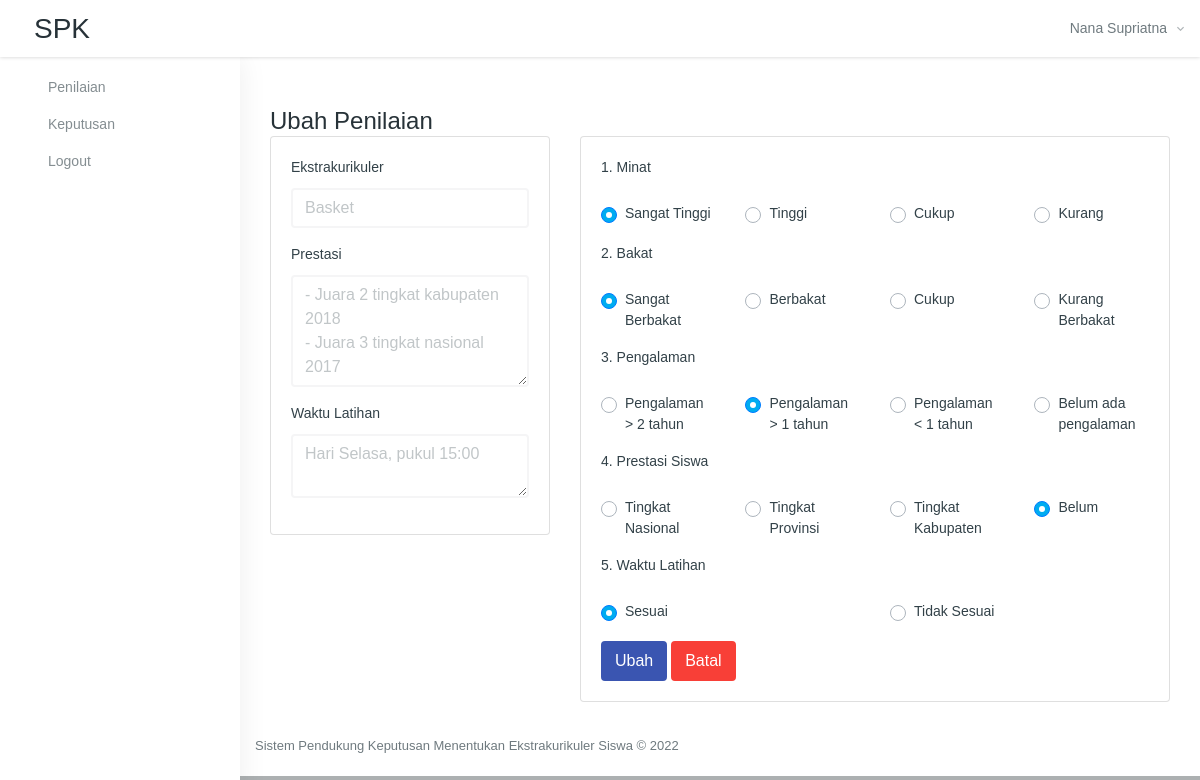
The app's page /penilaian/ubah_penilaian/A1 (signed in) with its own data.
### tables this page shows
CREATE TABLE `alternatif`  (
  `kode_alternatif` varchar(16) NOT NULL,
  `nama_alternatif` varchar(255) NULL DEFAULT NULL,
  `waktu_latihan` varchar(64) NULL DEFAULT NULL,
  `prestasi` text NULL,
  `status` int(1) NULL DEFAULT 1,
  `created_at` datetime(0) NULL DEFAULT current_timestamp(0),
  `updated_at` datetime(0) NULL DEFAULT NULL ON UPDATE CURRENT_TIMESTAMP(0),
  PRIMARY KEY (`kode_alternatif`) USING BTREE
);

CREATE TABLE `kriteria`  (
  `kode_kriteria` varchar(4) NOT NULL,
  `nama_kriteria` varchar(20) NOT NULL,
  `tipe` varchar(7) NOT NULL,
  `bobot` int(1) NOT NULL,
  `created_at` datetime(0) NOT NULL DEFAULT current_timestamp(0),
  PRIMARY KEY (`kode_kriteria`) USING BTREE
);

CREATE TABLE `opsi`  (
  `id` int(11) NOT NULL AUTO_INCREMENT,
  `kode_kriteria` varchar(16) NULL DEFAULT NULL,
  `opsi` text NOT NULL,
  `nilai` int(2) NOT NULL,
  PRIMARY KEY (`id`) USING BTREE
);

### core/functions.php (called while the page is built, shortened)
<?php
function view($view, $data = [])
{
    extract($data);
    require "../app/view/" . $view . ".php";
}
function base_url($url = '')
{
    return str_replace('public/', '', BASE_URL) . trim($url, '/');
}
function session_get($key)
{
    if ($key && isset($_SESSION[$key])) {
        return isset($_SESSION[$key]) ? $_SESSION[$key] : '';
    }
}

### app/classes/Penilaian.php (called while the page is built, shortened)
<?php
class Penilaian
{
    protected $_db;
    public function __construct()
    {
        $this->_db = new Database();
    }
    public function ubah_penilaian($kode)
    {
        $kode_pengguna = $_SESSION['nip'];
        $data['alternatif'] = $this->_db->other_query("SELECT * FROM alternatif WHERE kode_alternatif = '$kode'");
        $penilaian = $this->_db->other_query("SELECT * FROM penilaian WHERE kode_pengguna = '$kode_pengguna' AND kode_alternatif = '$kode'", 2);
        $data_kriteria = [];
        $kriteria = $this->_db->other_query("SELECT * FROM kriteria", 2);
        foreach($kriteria as $key => $row) {
            $opsi = $this->_db->other_query("SELECT * FROM opsi WHERE kode_kriteria = '$row[kode_kriteria]'", 2);
            foreach ($opsi as $key_opsi => $value) {
                $opsi_penilaian = $this->_db->other_query("SELECT nilai FROM penilaian WHERE kode_pengguna = '$kode_pengguna' AND kode_alternatif = '$kode' AND kode_kriteria = '$row[kode_kriteria]'")->nilai;
                if($opsi_penilaian == $value['nilai']) {
                    $checked = 'checked';
                }else{
                    $checked = '';
                }
                $opsi[$key_opsi]['checked'] = $checked;
            }
            $data_kriteria[] = [
                'kode_kriteria' => $row['kode_kriteria'],
                'nama_kriteria' => $row['nama_kriteria'],
                'opsi' => $opsi
            ];
        }
        $data['kriteria'] = $data_kriteria;
        $data['penilaian'] = $penilaian;
        view('layouts/_head');
        view('penilaian/ubah_data', $data);
        view('layouts/_foot');
    }
}

### core/router.php (called while the page is built, shortened)
<?php
class Router
{
    private $method     = 'index';
    private $params     = [];
    public function __construct()
    {
        $this->parseUri();
    }
    private function parseUri()
    {
        $uri = $_GET['uri'] ?? '';
        $uri = explode('/', trim(strtolower($uri), '/'));
        if (!empty($uri[0])) {
            unset($uri[0]);
        }
        $class = new $class;
        if (isset($uri[1])) {
            $method = $uri[1];
            unset($uri[1]);
            if (method_exists($class, $method)) {
                $this->method = $method;
            } else {
                abort();
            }
        }
        if (isset($uri[2])) {
            $this->params = array_values($uri);
        }
        call_user_func_array([$class, $this->method], $this->params);
    }
}

### public/index.php (called while the page is built, shortened)
<?php
new Router();

### app/classes/Database.php (called while the page is built, shortened)
<?php
class Database
{
    protected $conn;
    public function connect()
    {
        if (!$this->conn) {
            $this->conn = new mysqli(DB_HOST, DB_USER, DB_PASS, DB_NAME);
        }
    }
    function other_query($query, $type = 1)
    {
        $result = $this->conn->query($query);
        if ($type == 1) {
            $data = $result->fetch_object();
        } else {
            $data = $result->fetch_all(MYSQLI_ASSOC);
        }
        return $data;
    }
}

### app/view/penilaian/ubah_data.php (the view, shortened to what this page needs)
<div class="container-fluid mt-xl-50 mt-sm-30 mt-15">
    <div class="content">
        <div class="container-fluid">
            <div class="row">
                <div class="col-sm-12">
                    <div class="page-title-box">
                        <h4 class="page-title">Ubah Penilaian</h4>
                    </div>
                </div>
            </div>
            <div class="row">
                <div class="col-4">
                    <div class="card m-b-20">
                        <div class="card-body">
                            <form>
                                <div class="form-group">
                                    <label for="nip">Ekstrakurikuler</label>
                                    <input type="text" disabled class="form-control" id="nip" value="<?= $alternatif->nama_alternatif ?>">
                                </div>
                                <div class="form-group">
                                    <label for="nip">Prestasi</label>
                                    <textarea disabled name="" class="form-control" id="" cols="30" rows="4"><?= $alternatif->prestasi ?></textarea>
                                </div>
                                <div class="form-group">
                                    <label for="nip">Waktu Latihan</label>
                                    <textarea disabled name="" class="form-control" id="" cols="30" rows="2"><?= $alternatif->waktu_latihan ?></textarea>
                                </div>
                            </form>
                        </div>
                    </div>
                </div>
                <div class="col-8">
                    <div class="card m-b-20">
                        <div class="card-body">
                            <form id="formUbah" method="post" autocomplete="off">
                                <?php foreach ($kriteria as $key => $row) : ?>
                                    <div class="form-group">
                                        <label><?= ($key + 1) . '. ' . $row['nama_kriteria'] ?></label>
                                        <div class="row">
                                            <?php foreach ($row['opsi'] as $key_opsi => $opsi) : ?>
                                                <div class="col mt-15">
                                                    <div class="custom-control custom-radio">
                                                        <label class="custom-control-label" for="radio<?= $key . $key_opsi ?>"><?= $opsi['opsi'] ?></label>
                                                    </div>
                                                </div>
                                            <?php endforeach; ?>
                                        </div>
                                    </div>
                                <?php endforeach; ?>
                                <button type="submit" class="btn btn-primary" name="submit">Ubah</button>
                                <a href="javascript:history.back()" class="btn btn-danger">Batal</a>
                            </form>
                        </div>
                    </div>
                </div>
            </div>
        </div>
    </div>

### app/view/layouts/_head.php (shortened to what this page needs)
<!DOCTYPE html>
<html lang="en">
<head>
    <link href="<?= base_url('assets/vendors/jquery-toggles/css/toggles.css') ?>" rel="stylesheet" type="text/css">
    <link href="<?= base_url('assets/vendors/jquery-toggles/css/themes/toggles-light.css') ?>" rel="stylesheet" type="text/css">
    <link href="<?= base_url('assets/vendors/jquery-toast-plugin/dist/jquery.toast.min.css') ?>" rel="stylesheet" type="text/css">
    <link href="<?= base_url('assets') ?>/vendors/datatables.net-dt/css/jquery.dataTables.min.css" rel="stylesheet" type="text/css" />
    <link href="<?= base_url('assets') ?>/vendors/datatables.net-responsive-dt/css/responsive.dataTables.min.css" rel="stylesheet" type="text/css" />
    <link href="<?= base_url('assets/dist/css/style.css') ?>" rel="stylesheet" type="text/css">
</head>
<body>
    <div class="hk-wrapper hk-vertical-nav">
        <nav class="navbar navbar-expand-xl navbar-light fixed-top hk-navbar">
            <a class="navbar-brand" href="<?= base_url() ?>">
                <h3>SPK</h3>
            </a>
            <ul class="navbar-nav hk-navbar-content">
                <li class="nav-item dropdown dropdown-authentication">
                    <a class="nav-link dropdown-toggle no-caret" href="#" role="button" data-toggle="dropdown" aria-haspopup="true" aria-expanded="false">
                        <div class="media">
                            <div class="media-body">
                                <span><?= session_get('nama') ?><i class="zmdi zmdi-chevron-down"></i></span>
                            </div>
                        </div>
                    </a>
                </li>
            </ul>
        </nav>
        <nav class="hk-nav hk-nav-light">
            <div class="nicescroll-bar">
                <div class="navbar-nav-wrap">
                    <ul class="navbar-nav flex-column">
                        <?php if (session_get('type') == 1) : ?>
                            <li class="nav-item">
                                <a class="nav-link" href="<?= base_url('Dashboard') ?>">
                                    <span class="feather-icon"><i data-feather="chrome"></i></span>
                                    <span class="nav-link-text">Dashboard</span>
                                </a>
                            </li>
                            <li class="nav-item">
                                <a class="nav-link" href="<?= base_url('Pengguna') ?>">
                                    <span class="feather-icon"><i data-feather="users"></i></span>
                                    <span class="nav-link-text">Pengguna</span>
                                </a>
                            </li>
                            <li class="nav-item">
                                <a class="nav-link" href="<?= base_url('Kriteria') ?>">
                                    <span class="feather-icon"><i data-feather="cpu"></i></span>
                                    <span class="nav-link-text">Kriteria</span>
                                </a>
                            </li>
                            <li class="nav-item">
                                <a class="nav-link" href="<?= base_url('Alternatif') ?>">
                                    <span class="feather-icon"><i data-feather="command"></i></span>
                                    <span class="nav-link-text">Alternatif</span>
                                </a>
                            </li>
                            <li class="nav-item">
                                <a class="nav-link" href="<?= base_url('Laporan') ?>">
                                    <span class="feather-icon"><i data-feather="book"></i></span>
                                    <span class="nav-link-text">Laporan</span>
                                </a>
                            </li>
                        <?php elseif (session_get('type') == 2) : ?>
                            <li class="nav-item">
                                <a class="nav-link" href="<?= base_url('Penilaian') ?>">
                                    <span class="nav-link-text">Penilaian</span>
                                </a>
                            </li>
                            <li class="nav-item">
                                <a class="nav-link" href="<?= base_url('Keputusan') ?>">
                                    <span class="nav-link-text">Keputusan</span>
                                </a>
                            </li>
                        <?php endif; ?>
                        <li class="nav-item">
                            <a class="nav-link" href="<?= base_url('Auth/logout') ?>">
                                <span class="nav-link-text">Logout</span>
                            </a>
                        </li>
                    </ul>
                </div>
            </div>
        </nav>
        <div class="hk-pg-wrapper">

### app/view/layouts/_foot.php (shortened to what this page needs)
<div class="hk-footer-wrap container-fluid">
    <footer class="footer">
        <div class="row">
            <div class="col-md-12 col-sm-12">
                <p>Sistem Pendukung Keputusan Menentukan Ekstrakurikuler Siswa © <?= date('Y') ?></p>
            </div>
        </div>
    </footer>
</div>
</div>
</div>
</body>
</html>

### records on screen
alternatif: nama_alternatif "Basket", prestasi "- Juara 2 tingkat kabupaten 2018 - Juara 3 tingkat nasional 2017", waktu_latihan "Hari Selasa, pukul 15:00"
kriteria: nama_kriteria "Minat"
opsi: opsi "Sangat Tinggi"
opsi: opsi "Tinggi"
opsi: opsi "Cukup"
opsi: opsi "Kurang"
kriteria: nama_kriteria "Bakat"
opsi: opsi "Sangat Berbakat"
opsi: opsi "Berbakat"
opsi: opsi "Cukup"
opsi: opsi "Kurang Berbakat"
kriteria: nama_kriteria "Pengalaman"
opsi: opsi "Pengalaman > 2 tahun"
opsi: opsi "Pengalaman > 1 tahun"
opsi: opsi "Pengalaman < 1 tahun"
opsi: opsi "Belum ada pengalaman"
kriteria: nama_kriteria "Prestasi Siswa"
opsi: opsi "Tingkat Nasional"
opsi: opsi "Tingkat Provinsi"
opsi: opsi "Tingkat Kabupaten"
opsi: opsi "Belum"
kriteria: nama_kriteria "Waktu Latihan"
opsi: opsi "Sesuai"
opsi: opsi "Tidak Sesuai"

### other values on screen
session_get('nama') "Nana Supriatna"
